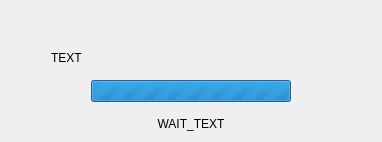
<?xml version="1.0" encoding="UTF-8"?>
<ui version="4.0">
 <class>WaitWidget</class>
 <widget class="QWidget" name="WaitWidget">
  <property name="windowTitle">
   <string>Form</string>
  </property>
  <layout class="QHBoxLayout" name="horizontalLayout">
   <item>
    <spacer name="horizontalSpacer">
     <property name="orientation">
      <enum>Qt::Horizontal</enum>
     </property>
     <property name="sizeHint" stdset="0">
      <size>
       <width>40</width>
       <height>20</height>
      </size>
     </property>
    </spacer>
   </item>
   <item>
    <layout class="QVBoxLayout" name="verticalLayout">
     <property name="spacing">
      <number>15</number>
     </property>
     <item>
      <spacer name="verticalSpacer">
       <property name="orientation">
        <enum>Qt::Vertical</enum>
       </property>
       <property name="sizeHint" stdset="0">
        <size>
         <width>20</width>
         <height>40</height>
        </size>
       </property>
      </spacer>
     </item>
     <item>
      <widget class="QLabel" name="lText">
       <property name="text">
        <string>TEXT</string>
       </property>
       <property name="scaledContents">
        <bool>false</bool>
       </property>
       <property name="alignment">
        <set>Qt::AlignBottom|Qt::AlignJustify</set>
       </property>
       <property name="wordWrap">
        <bool>true</bool>
       </property>
      </widget>
     </item>
     <item>
      <layout class="QHBoxLayout" name="horizontalLayout_3">
       <item>
        <spacer name="horizontalSpacer_4">
         <property name="orientation">
          <enum>Qt::Horizontal</enum>
         </property>
         <property name="sizeHint" stdset="0">
          <size>
           <width>40</width>
           <height>20</height>
          </size>
         </property>
        </spacer>
       </item>
       <item>
        <layout class="QVBoxLayout" name="vlBusyIndicator">
         <property name="sizeConstraint">
          <enum>QLayout::SetFixedSize</enum>
         </property>
         <item>
          <widget class="QProgressBar" name="pbBusyIndicator">
           <property name="minimumSize">
            <size>
             <width>200</width>
             <height>21</height>
            </size>
           </property>
           <property name="maximum">
            <number>0</number>
           </property>
           <property name="value">
            <number>0</number>
           </property>
           <property name="textVisible">
            <bool>false</bool>
           </property>
           <property name="orientation">
            <enum>Qt::Horizontal</enum>
           </property>
           <property name="invertedAppearance">
            <bool>false</bool>
           </property>
          </widget>
         </item>
         <item>
          <widget class="QLabel" name="lBusyIndicator">
           <property name="text">
            <string>WAIT_TEXT</string>
           </property>
           <property name="alignment">
            <set>Qt::AlignCenter</set>
           </property>
          </widget>
         </item>
        </layout>
       </item>
       <item>
        <spacer name="horizontalSpacer_3">
         <property name="orientation">
          <enum>Qt::Horizontal</enum>
         </property>
         <property name="sizeHint" stdset="0">
          <size>
           <width>40</width>
           <height>20</height>
          </size>
         </property>
        </spacer>
       </item>
      </layout>
     </item>
    </layout>
   </item>
   <item>
    <spacer name="horizontalSpacer_2">
     <property name="orientation">
      <enum>Qt::Horizontal</enum>
     </property>
     <property name="sizeHint" stdset="0">
      <size>
       <width>40</width>
       <height>20</height>
      </size>
     </property>
    </spacer>
   </item>
  </layout>
 </widget>
 <resources/>
 <connections/>
</ui>
